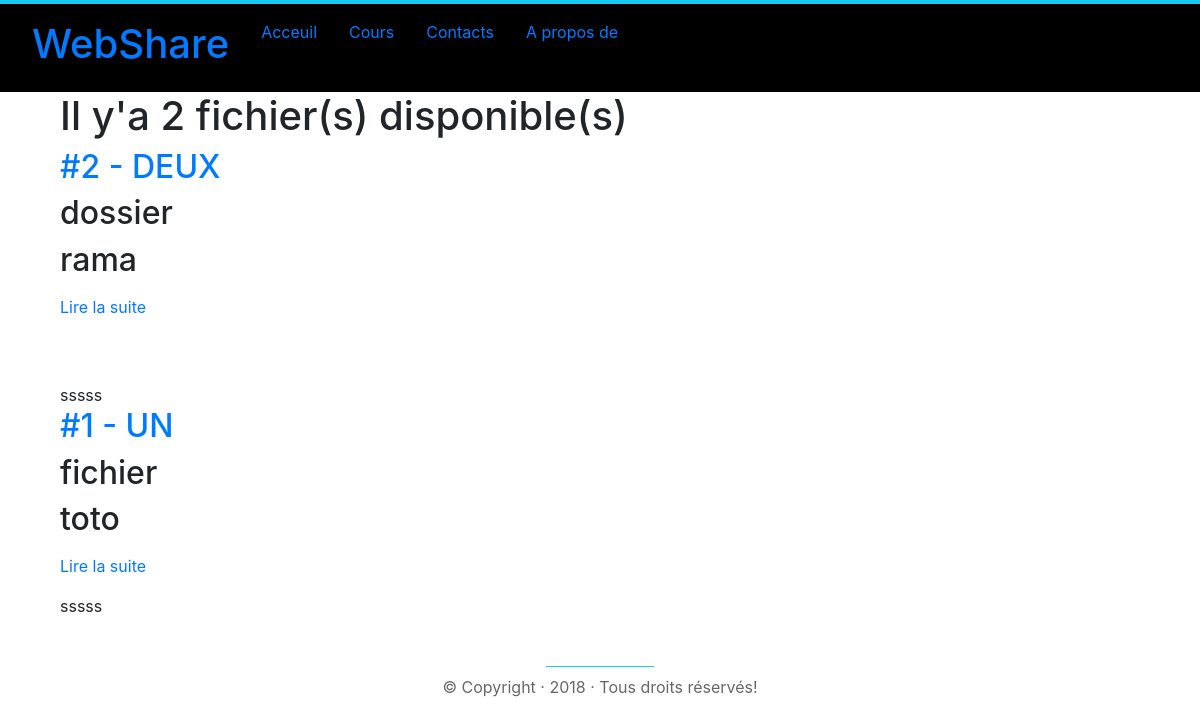
The page /blog/ on the database as committed earlier.
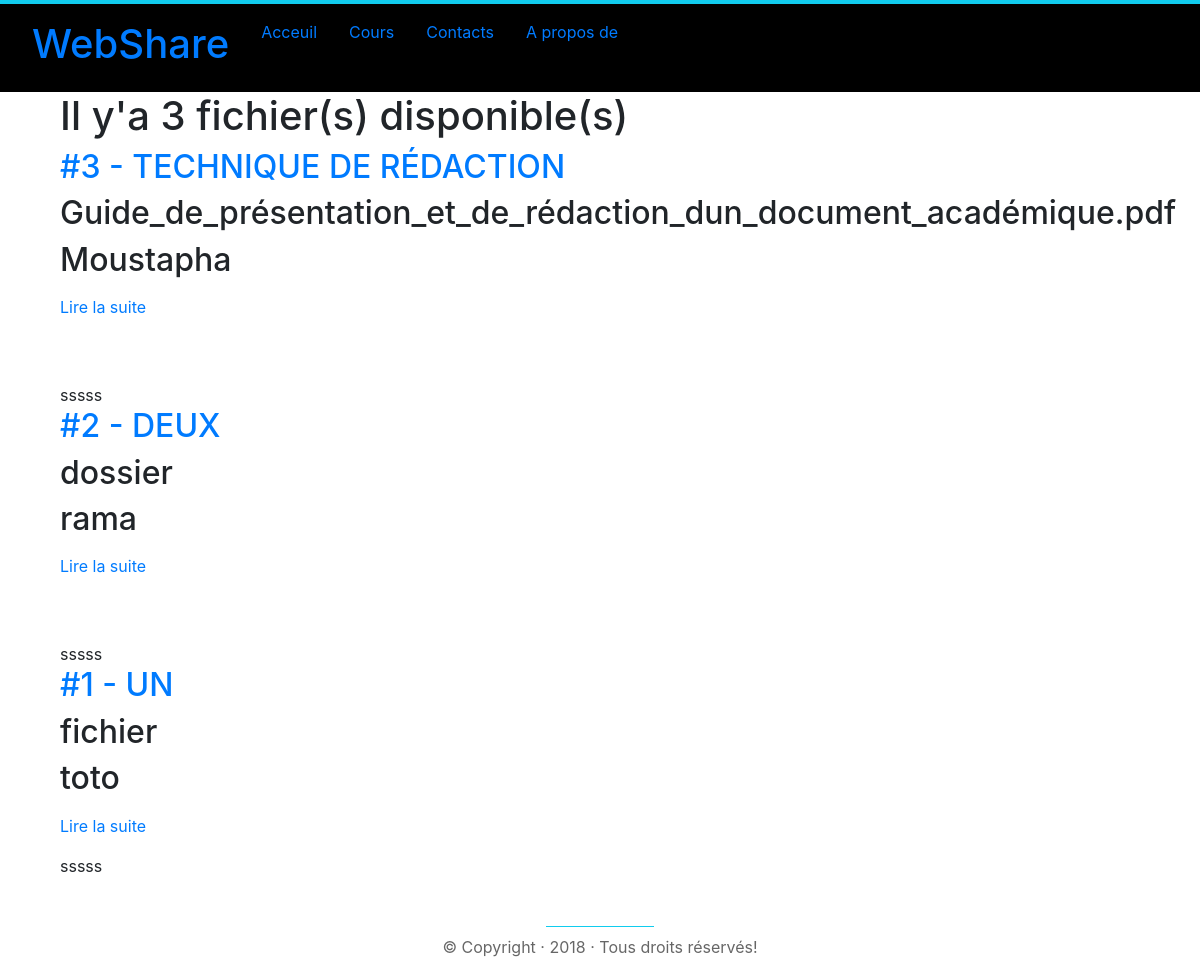
The same page on the database as committed later.
### blog/models.py (models this page shows, shortened)
class TimespamtedModel(models.Model):
    created_at = models.DateTimeField(auto_now_add=True)
    updated_at = models.DateTimeField(auto_now=True)
    class Meta:
        abstract = True

class Liste(TimespamtedModel):
    title = models.CharField(max_length=50)
    file = models.FileField()
    name = models.CharField(max_length=255)
    tag = models.CharField(max_length=255)

### blog/views.py (the view)
# urls.py: url('', views.index, name = 'index'),
def index(request):
    postes = models.Liste.objects.order_by('-created_at')
    return render(request, 'blog/index.html', {'postes':postes})

### blog/templates/blog/index.html (shortened to what this page needs)
{% extends "layouts/base.html" %}>
{% block content %}
    <h1>Il y'a {{ postes | length }} fichier(s) disponible(s) </h1>
    {% for poste in postes %}
        <article>
            <h2><a href = "{% url 'blog:show' poste.id %}">#{{ poste.id }} - {{ poste.title | upper }}</a></h2>
            <h2>{{ poste.file }}</h2>
            <h2>{{ poste.name }}</h2>
            <p><a href = "{% url 'blog:show' poste.id %}">Lire la suite</a></p>
        </article>
        {% if not forloop.last %}
            <br><br>
        {% endif %}sssss
    {% empty %}
        <p>👉Désolé, pas de poste disponible</p>
    {% endfor %}
{% endblock %}

Rows that differ between the two databases and show on the page:
added Liste: id "3", title "TECHNIQUE DE RÉDACTION", file "Guide_de_présentation_et_de_rédaction_dun_document_académique.pdf", name "Moustapha"
Other text that changed with them:
{{ postes | length }}: "2" → "3"
